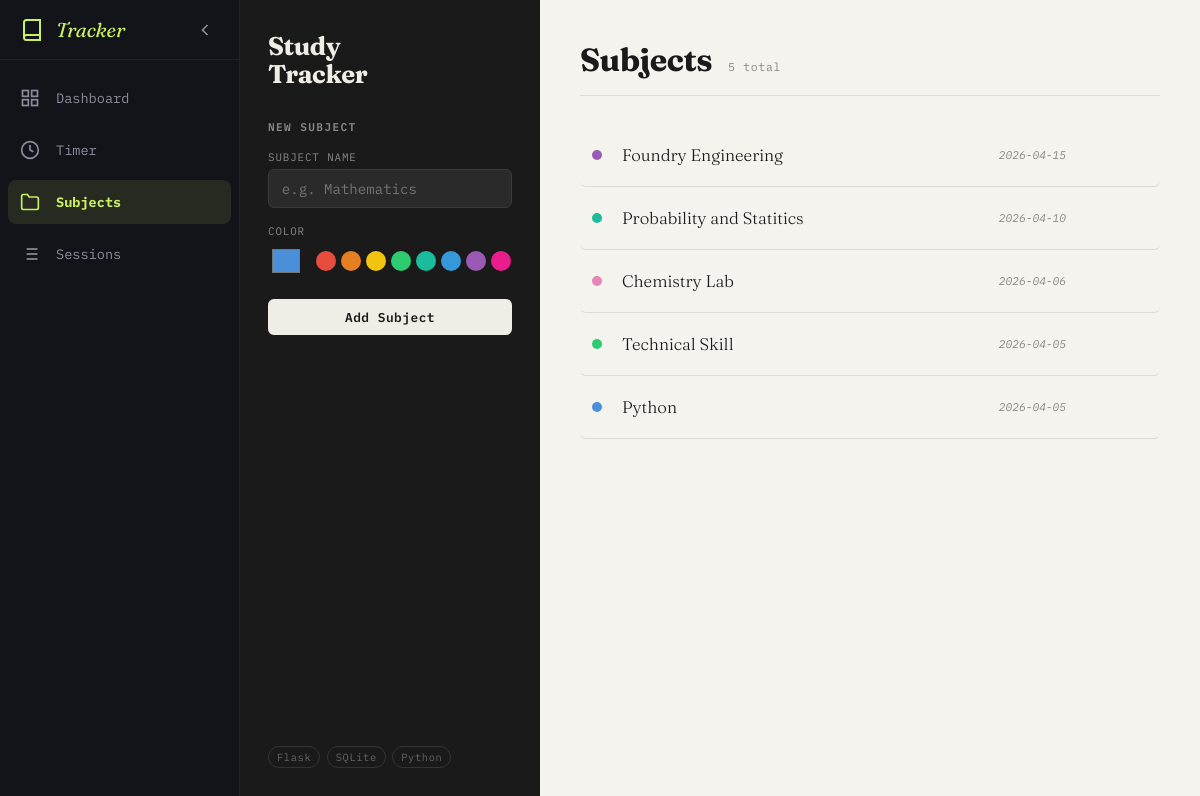
The page / on the database its author committed.
### tables this page shows
CREATE TABLE subjects (
    id         INTEGER PRIMARY KEY AUTOINCREMENT,
    name       TEXT    NOT NULL UNIQUE,          -- no duplicate subject names
    color      TEXT    NOT NULL DEFAULT '#4A90D9' -- hex color for UI
                       CHECK (color LIKE '#______'),  -- must be valid hex (#rrggbb)
    created_at DATETIME DEFAULT CURRENT_TIMESTAMP
);

### app.py (the view)
@app.route("/")
def index():
    conn = get_db()
    subjects = conn.execute(
        "SELECT * FROM subjects ORDER BY created_at DESC"
    ).fetchall()
    conn.close()
    return render_template("subjects.html", subjects=subjects)

### database.py (called while the page is built)
def get_db():
    conn = sqlite3.connect(DATABASE)
    conn.row_factory = sqlite3.Row
    conn.execute("PRAGMA foreign_keys = ON")
    return conn

### templates/subjects.html (shortened to what this page needs)
{% extends "base.html" %}
{% block styles %}
  <link rel="stylesheet" href="{{ url_for('static', filename='subjects.css') }}"/>
  <link rel="stylesheet" href="{{ url_for('static', filename='mini-timer.css') }}"/>
{% endblock %}
{% block content %}
  <div class="subjects-layout">
    <aside class="subjects-sidebar">
      <div class="brand">Study<br/>Tracker</div>
      <form id="subjectForm" action="/subjects/add" method="POST">
        <h2 id="formTitle">New Subject</h2>
        <label for="name">Subject name</label>
        <input id="name" name="name" type="text"
               placeholder="e.g. Mathematics" required autocomplete="off"/>
        <label for="color">Color</label>
        <div class="color-row">
          <input id="color" name="color" type="color" value="#4A90D9"/>
          <div class="swatches">
            {% for c in ["#e74c3c","#e67e22","#f1c40f","#2ecc71","#1abc9c","#3498db","#9b59b6","#e91e8c"] %}
              <button type="button" class="swatch" style="background:{{c}}"
                      data-color="{{c}}" title="{{c}}"></button>
            {% endfor %}
          </div>
        </div>
        <div class="form-actions">
          <button type="submit" id="submitBtn">Add Subject</button>
        </div>
      </form>
      <div class="sidebar-footer">
        <span class="pill">Flask</span>
        <span class="pill">SQLite</span>
        <span class="pill">Python</span>
      </div>
    </aside>
    <main class="main">
      <header class="main-header">
        <h1>Subjects</h1>
        <span class="count">{{ subjects|length }} total</span>
      </header>
      {% if subjects %}
        <ul class="subject-list">
          {% for s in subjects %}
            <li class="subject-row" style="--accent: {{ s['color'] }}"
                data-id="{{ s['id'] }}"
                data-name="{{ s['name'] }}"
                data-color="{{ s['color'] }}">
              <span class="dot"></span>
              <span class="subject-name">{{ s['name'] }}</span>
              <span class="subject-date">
                {{ s['created_at'][:10] }}
              </span>
            </li>
          {% endfor %}
        </ul>
      {% else %}
        <div class="empty">
          <div class="empty-icon">📚</div>
          <p>No subjects yet.<br/>Add your first one →</p>
        </div>
      {% endif %}
    </main>
  </div>
{% endblock %}

### static/sidebar.css (style rules this page uses)
:root { --sidebar-bg: #13131a; --sidebar-border: #22222e; --sidebar-hover: rgba(255, 255, 255, 0.05); --sidebar-active-bg: rgba(200, 240, 96, 0.1); --sidebar-active-text: #c8f060; --sidebar-text: #8e8d9c; --sidebar-width: 240px; --sidebar-collapsed-width: 70px; --sidebar-transition: 0.3s cubic-bezier(0.2, 0.8, 0.2, 1); --app-bg: #0c0c0f; }
body { margin: 0; padding: 0; background: var(--app-bg); overflow-x: hidden; }

### static/subjects.css (style rules this page uses)
*, *::before, *::after { box-sizing: border-box; margin: 0; padding: 0; }
:root { --bg: #f5f3ee; --surface: #ffffff; --ink: #1a1a1a; --muted: #888880; --border: #dddbd4; --danger: #c0392b; --radius: 10px; --mono: "IBM Plex Mono", monospace; --serif: "Fraunces", Georgia, serif; }
body { color: var(--ink); font-family: var(--mono); font-size: 14px; }
.subjects-layout { display: grid; grid-template-columns: 300px 1fr; min-height: 100vh; background: var(--bg); color: var(--ink); }
.subjects-sidebar { background: var(--ink); color: #f0ede6; padding: 2rem 1.75rem; display: flex; flex-direction: column; gap: 2rem; position: sticky; top: 0; height: 100vh; overflow-y: auto; }
.brand { font-family: var(--serif); font-weight: 700; font-size: 1.6rem; line-height: 1.1; color: #f0ede6; letter-spacing: -0.5px; }
.subjects-sidebar h2 { font-family: var(--mono); font-size: 0.7rem; font-weight: 600; letter-spacing: 0.12em; text-transform: uppercase; color: #888; margin-bottom: 1rem; }
label { display: block; font-size: 0.68rem; letter-spacing: 0.08em; text-transform: uppercase; color: #888; margin-bottom: 0.3rem; margin-top: 1rem; }
label:first-of-type { margin-top: 0; }
input[type="text"] { width: 100%; background: #2a2a2a; border: 1px solid #3a3a3a; border-radius: 6px; color: #f0ede6; font-family: var(--mono); font-size: 0.88rem; padding: 0.6rem 0.8rem; outline: none; transition: border-color 0.2s; }
.color-row { display: flex; align-items: center; gap: 0.75rem; }
input[type="color"] { width: 36px; height: 36px; border: none; border-radius: 6px; padding: 2px; cursor: pointer; background: none; flex-shrink: 0; }
.swatches { display: flex; flex-wrap: wrap; gap: 5px; }
.swatch { width: 20px; height: 20px; border-radius: 50%; border: 2px solid transparent; cursor: pointer; transition: transform 0.15s, border-color 0.15s; }
.form-actions { display: flex; gap: 0.5rem; margin-top: 1.25rem; }
button[type="submit"] { flex: 1; background: #f0ede6; color: var(--ink); border: none; border-radius: 6px; font-family: var(--mono); font-size: 0.8rem; font-weight: 600; padding: 0.6rem 1rem; cursor: pointer; letter-spacing: 0.04em; transition: opacity 0.15s, transform 0.15s; }
.sidebar-footer { margin-top: auto; display: flex; flex-wrap: wrap; gap: 0.4rem; }
.pill { font-size: 0.65rem; letter-spacing: 0.06em; padding: 3px 8px; border-radius: 99px; border: 1px solid #333; color: #666; }
.main { padding: 2.5rem 2.5rem; }
.main-header { display: flex; align-items: baseline; gap: 1rem; margin-bottom: 1.75rem; padding-bottom: 1rem; border-bottom: 1px solid var(--border); }
.main-header h1 { font-family: var(--serif); font-weight: 700; font-size: 2rem; letter-spacing: -0.5px; }
.count { font-size: 0.72rem; color: var(--muted); letter-spacing: 0.06em; }
.subject-list { list-style: none; display: flex; flex-direction: column; gap: 0; }
.subject-row { display: grid; grid-template-columns: 14px 1fr auto auto; align-items: center; gap: 1rem; padding: 1rem 0.75rem; border-bottom: 1px solid var(--border); border-radius: 6px; transition: background 0.15s; animation: slideIn 0.3s ease both; }
.dot { width: 10px; height: 10px; border-radius: 50%; background: var(--accent, #888); flex-shrink: 0; }
.subject-name { font-family: var(--serif); font-size: 1.05rem; font-weight: 300; }
.subject-date { font-size: 0.7rem; color: var(--muted); font-style: italic; white-space: nowrap; }

### rows shown on the page
subjects: name "Foundry Engineering", created_at "2026-04-15"
subjects: name "Probability and Statitics", created_at "2026-04-10"
subjects: name "Chemistry Lab", created_at "2026-04-06"
subjects: name "Technical Skill", created_at "2026-04-05"
subjects: name "Python", created_at "2026-04-05"

### other values the page prints
{{ subjects|length }} "5"
